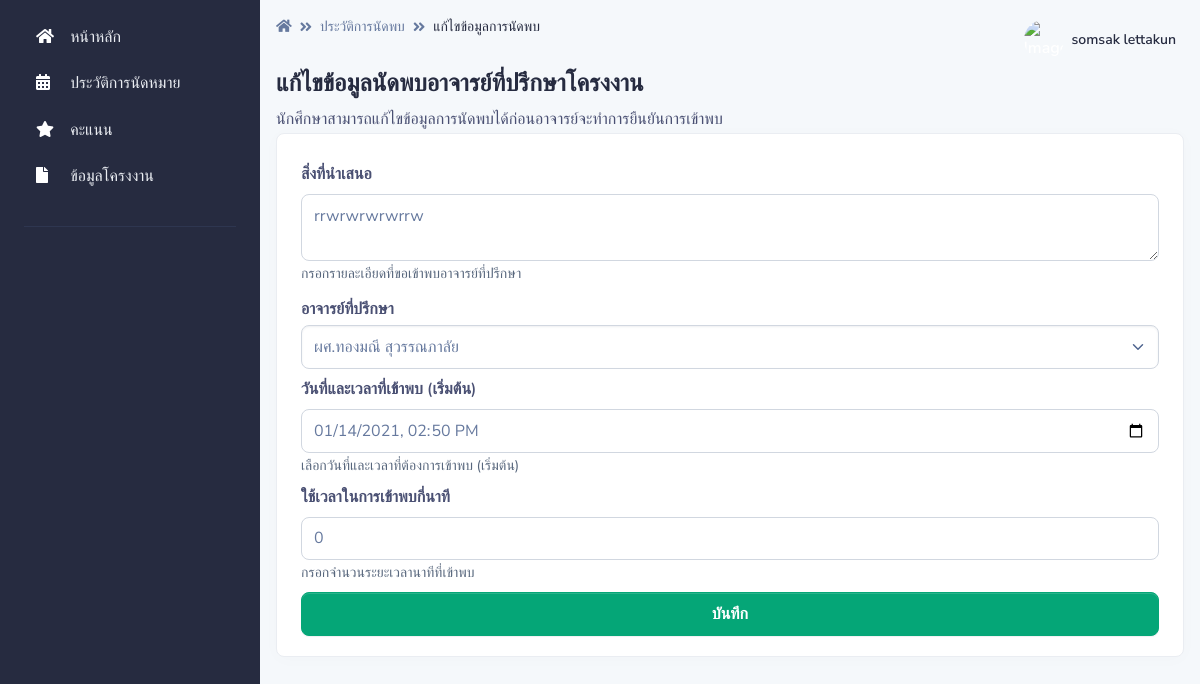
/pages/appoint_history/appoint_edit.php?ID=9 (signed in), run on the app's committed database.
### tables this page shows
CREATE TABLE `appoint` (
  `appoint_id` int(255) NOT NULL,
  `project_id` int(15) NOT NULL,
  `appoint_date_start` datetime NOT NULL,
  `appoint_date_end` datetime NOT NULL,
  `apooint_minute` int(3) NOT NULL,
  `appoint_comment` varchar(255) NOT NULL,
  `teacher_id` int(15) NOT NULL,
  `appoint_status` int(2) NOT NULL,
  `recorder` int(15) NOT NULL,
  `appoint_recorder` datetime NOT NULL DEFAULT current_timestamp()
);

CREATE TABLE `teacher` (
  `teacher_id` int(10) NOT NULL,
  `teacher_name` varchar(255) NOT NULL,
  `teacher_email` varchar(255) NOT NULL,
  `teacher_password` varchar(255) NOT NULL,
  `teacher_photo` varchar(255) NOT NULL DEFAULT 'https://i.ibb.co/HFB65Yz/asa.png',
  `teacher_type` int(1) NOT NULL DEFAULT 1
);

### pages/appoint_history/appoint_edit.php (the view, shortened to what this page needs)
<?php
if (!$_SESSION["UserID"]){
	  Header("Location: ../../login.php");
}else{?>
<?php include '../../conn.php';?>
<!DOCTYPE html>
<html lang="en">
<head>
    <link type="text/css" href="../../vendor/@fortawesome/fontawesome-free/css/all.min.css" rel="stylesheet">
    <link type="text/css" href="../../vendor/notyf/notyf.min.css" rel="stylesheet">
    <link type="text/css" href="../../css/volt.css" rel="stylesheet">
</head>
<body>
    <?php include '../menu_stu.php';?>
    <main class="content">
        <nav class="navbar navbar-top navbar-expand navbar-dashboard navbar-dark pl-0 pr-2 pb-0">
            <div class="container-fluid px-0">
                <div class="d-flex justify-content-between w-100" id="navbarSupportedContent">
                    <div class="d-flex">
                        <nav aria-label="breadcrumb">
                             <ol class="breadcrumb breadcrumb-dark breadcrumb-transparent">
                                <li class="breadcrumb-item"><a href="../student_index"><span class="fas fa-home"></span></a></li>
                                <li class="breadcrumb-item"><a href="../appoint_history">ประวัติการนัดพบ</a></li>
                                <li class="breadcrumb-item active" aria-current="page">แก้ไขข้อมูลการนัดพบ</li>
                            </ol>
                        </nav>
                    </div>
                    <?php include '../navbar.php';?>
                </div>
            </div>
        </nav>
        <div class="py-0">
            <div class="d-flex justify-content-between w-100 flex-wrap">
                <div class="mb-3 mb-lg-0">
                    <h1 class="h4">แก้ไขข้อมูลนัดพบอาจารย์ที่ปรึกษาโครงงาน</h1>
                    <p class="mb-0">นักศึกษาสามารถแก้ไขข้อมูลการนัดพบได้ก่อนอาจารย์จะทำการยืนยันการเข้าพบ
                    </p>
                </div>
            </div>
        </div>
        <div class="card border-light shadow-sm mb-4">
            <div class="card-body">
            <?php
$appoint_idd = $_REQUEST["ID"];
$sql = "SELECT
appoint.appoint_id,
appoint.project_id,
appoint.appoint_date_start,
appoint.appoint_comment,
appoint.teacher_id,
teacher.teacher_name,
appoint.apooint_minute
FROM
appoint
INNER JOIN teacher ON appoint.teacher_id = teacher.teacher_id
WHERE
appoint.appoint_id = '$appoint_idd'";
$result = mysqli_query($con, $sql) or die ("Error in query: $sql " . mysqli_error());
$row = mysqli_fetch_array($result);
extract($row);
?>
                <form action="edit_ac.php" method="post">
                    <div class="mb-2">
                        <label for="present">สิ่งที่นำเสนอ</label>
                        <textarea maxlength="255" class="form-control" id="present" name="present"
                            aria-describedby="present-describ"><?php echo $appoint_comment; ?></textarea>
                        <small id="present-describ"
                            class="form-text text-muted">กรอกรายละเอียดที่ขอเข้าพบอาจารย์ที่ปรึกษา</small>
                    </div>
                    <div class="mb-2">
                        <label class="my-1 mr-2" for="teacher">อาจารย์ที่ปรึกษา</label>
                        <select class="form-select" id="teacher" name="teacher" aria-label="Default select example">
                            <option value="<?php echo $teacher_id; ?>"><?php echo $teacher_name; ?></option>
                        </select>
                    </div>
                    <?php $newDate = date('Y-m-d\TH:i', strtotime($appoint_date_start)); ?>
                    <div class="mb-2">
                        <label for="date_start">วันที่และเวลาที่เข้าพบ (เริ่มต้น)</label>
                        <input type="datetime-local" class="form-control" id="date_start" name="date_start"
                            aria-describedby="date_start-describ" value="<?php echo $newDate; ?>">
                        <small id="date_start-describ" class="form-text text-muted">เลือกวันที่และเวลาที่ต้องการเข้าพบ
                            (เริ่มต้น)</small>
                    </div>
                    <div class="mb-2">
                        <label for="date_end">ใช้เวลาในการเข้าพบกี่นาที</label>
                        <input type="number" min="1" max="59" class="form-control" id="date_end" name="date_end"
                            placeholder="จำนวนนาที" aria-describedby="date_end-describ" value="<?php echo $apooint_minute; ?>">
                        <small id="date_end-describ" class="form-text text-muted">กรอกจำนวนระยะเวลานาทีที่เข้าพบ</small>
                    </div>
                    <button class="btn btn-block btn-success" type="submit">บันทึก</button>
                </form>
            </div>
        </div>
    </main>
</body>
</html>
<?php }?>

### data on the page
appoint: present "rrwrwrwrwrrw", teacher "ผศ.ทองมณี สุวรรณภาลัย", date_start "01/14/2021 14:50", date_end "0"

### other printed values
$_SESSION["User"] "somsak lettakun"
